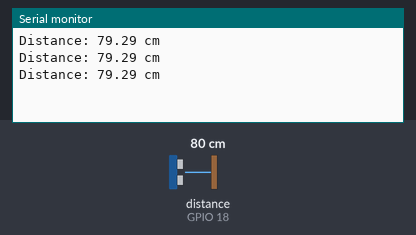
A sketch run on a simulated ESP32. On the bench: the last lines printed to the serial monitor. Wiring (inferred from the names in the program): ultrasonic range finder: trigger GPIO 5; echo GPIO 18. The inputs (shaded band) are chosen by the test bench; at power-on: distance to the obstacle (sensor on GPIO 18) 80 cm. The echo pulse lasts 58.3 µs per cm.

Above: at 1.3 s.
1.4 s: distance to the obstacle (sensor on GPIO 18) set to 2 cm
At 1.9 s:
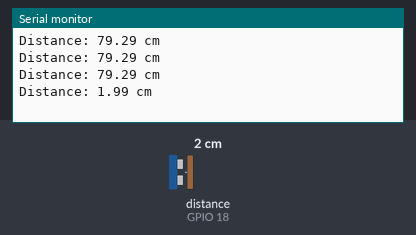
2.9 s: distance to the obstacle (sensor on GPIO 18) set to 4 cm
At 3.4 s:
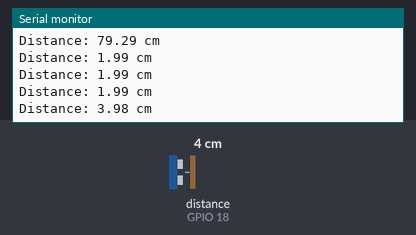
Timing chart, 0 to 5.9 s (numbered marks = the images above; inputs shaded):
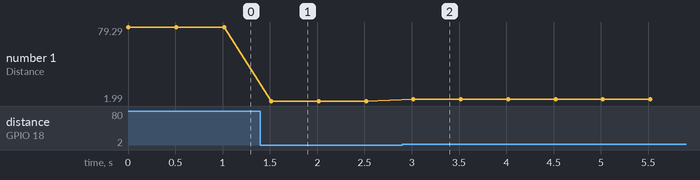

Measured:
- after the input at 1.4 s, the serial monitor: prints a new line after 0.12 s (image 1)
- after the input at 2.9 s, the serial monitor: prints a new line after 0.12 s (image 2)
- plotted number 1: 79.29 → 1.99 after the input at 1.4 s, 1.99 → 3.98 after the input at 2.9 s

The sketch:

ultra_dist_test_run.ino
```cpp
// Connections
// ESP 32         Ultra Dist Sensor
// VIN            Vcc         (VIN of ESP 32 is it's 5V pin, power source for other components)
// D5             Trig
// D18            Echo pin   Connected to through a voltage divider, actually connected to 1Kohm resistor, other end of resistor connected to D18, and D18 connected to ground through 2Kohm resistor)
// GND            GND

// Define Sensor Pins
const int TRIG_PIN = 5;
const int ECHO_PIN = 18;

// Variables for calculation
long duration;
float distanceCm;

void setup() {
  Serial.begin(115200); // Initialize serial communication

  pinMode(TRIG_PIN, OUTPUT); // Sets the TrigPin as an Output
  pinMode(ECHO_PIN, INPUT);  // Sets the EchoPin as an Input
}

void loop() {
  // Clear the trigger pin
  digitalWrite(TRIG_PIN, LOW);
  delayMicroseconds(2);

  // Sets the trigger pin HIGH for 10 micro seconds
  digitalWrite(TRIG_PIN, HIGH);
  delayMicroseconds(10);
  digitalWrite(TRIG_PIN, LOW);

  // Reads the echo pin, returns the sound wave travel time in microseconds
  duration = pulseIn(ECHO_PIN, HIGH);

  // Calculate the distance (Speed of sound is ~340m/s or 0.034 cm/us)
  distanceCm = duration * 0.034 / 2;

  // Print the distance to the Serial Monitor
  Serial.print("Distance: ");
  Serial.print(distanceCm);
  Serial.println(" cm");

  delay(500); // Wait half a second before measuring again
}
```
